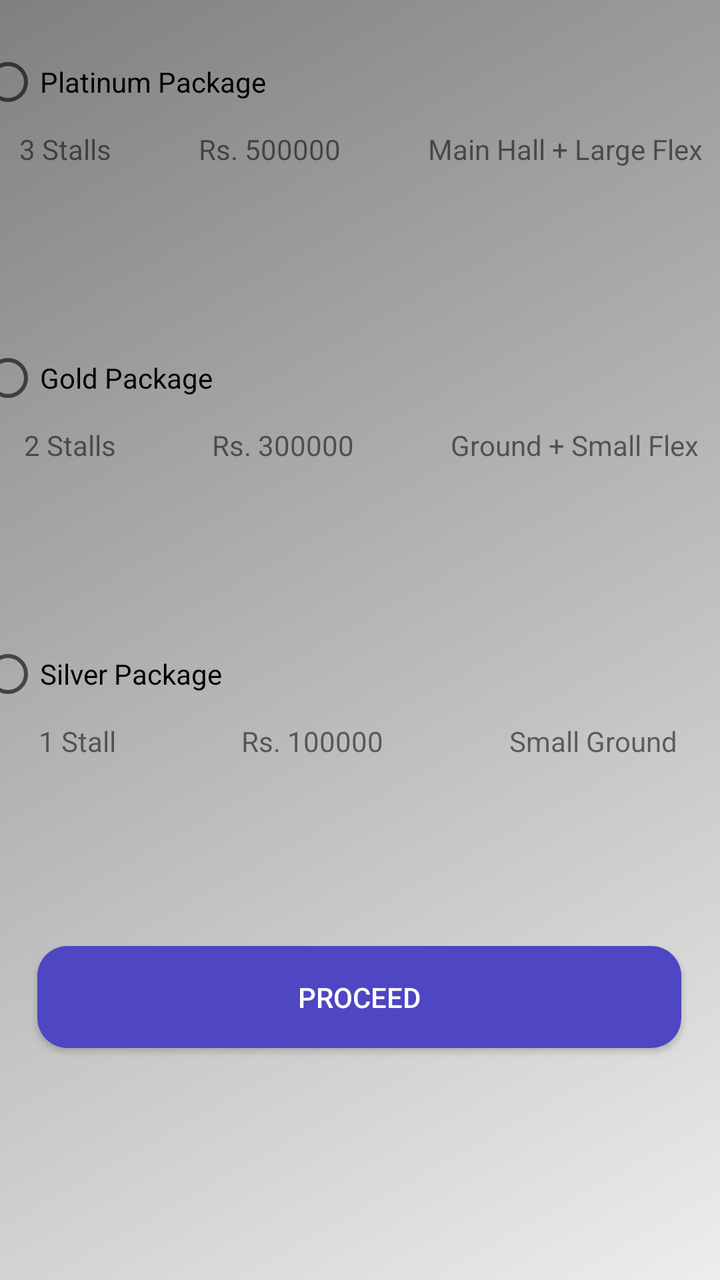
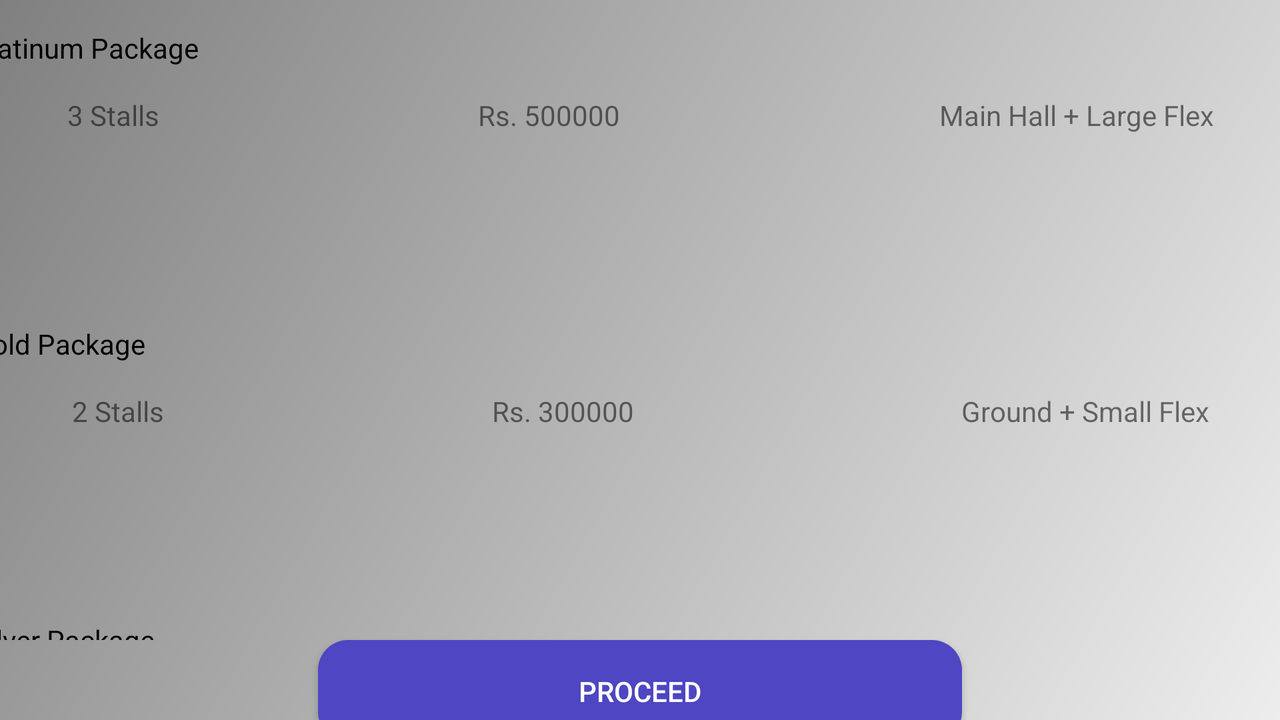

An Android layout and its configuration variant, each rendered on a device that would load it. The default file and the variant file are quoted in full after the pictures.
<!-- AndroidManifest.xml: application theme Theme.Softec -->
<!-- res/layout/activity_sponsorship_package.xml -->
<?xml version="1.0" encoding="utf-8"?>
<androidx.constraintlayout.widget.ConstraintLayout xmlns:android="http://schemas.android.com/apk/res/android"
    xmlns:app="http://schemas.android.com/apk/res-auto"
    xmlns:tools="http://schemas.android.com/tools"
    xmlns:ads="http://schemas.android.com/apk/res-auto"
    android:layout_width="match_parent"
    android:layout_height="match_parent"
    android:background="@drawable/app_gradient"
    tools:context=".sponsorship_package">


    <RadioGroup
        android:layout_width="385dp"
        android:layout_height="450dp"
        android:layout_marginTop="16dp"
        app:layout_constraintBottom_toTopOf="@+id/btnproc"
        app:layout_constraintEnd_toEndOf="parent"
        app:layout_constraintStart_toStartOf="parent"
        app:layout_constraintTop_toTopOf="parent"
        app:layout_constraintVertical_bias="0.121">

        <RadioButton
            android:id="@+id/option1"
            android:layout_width="match_parent"
            android:layout_height="wrap_content"
            android:text="Platinum Package" />

        <LinearLayout
            android:layout_width="match_parent"
            android:layout_height="100dp"
            android:orientation="horizontal">

            <TextView
                android:id="@+id/textView4"
                android:layout_width="wrap_content"
                android:layout_height="match_parent"
                android:layout_weight="1"
                android:text="3 Stalls"
                android:textAlignment="center" />

            <TextView
                android:id="@+id/textView5"
                android:layout_width="wrap_content"
                android:layout_height="match_parent"
                android:layout_weight="1"
                android:text="Rs. 500000"
                android:textAlignment="center" />

            <TextView
                android:id="@+id/textView6"
                android:layout_width="wrap_content"
                android:layout_height="match_parent"
                android:layout_weight="1"
                android:text="Main Hall + Large Flex"
                android:textAlignment="center" />
        </LinearLayout>

        <RadioButton
            android:id="@+id/option2"
            android:layout_width="match_parent"
            android:layout_height="wrap_content"
            android:text="Gold Package" />

        <LinearLayout
            android:layout_width="match_parent"
            android:layout_height="100dp"
            android:orientation="horizontal">

            <TextView
                android:id="@+id/textView7"
                android:layout_width="wrap_content"
                android:layout_height="match_parent"
                android:layout_weight="1"
                android:text="2 Stalls"
                android:textAlignment="center" />

            <TextView
                android:id="@+id/textView8"
                android:layout_width="wrap_content"
                android:layout_height="match_parent"
                android:layout_weight="1"
                android:text="Rs. 300000"
                android:textAlignment="center" />

            <TextView
                android:id="@+id/textView9"
                android:layout_width="wrap_content"
                android:layout_height="match_parent"
                android:layout_weight="1"
                android:text="Ground + Small Flex"
                android:textAlignment="center" />
        </LinearLayout>

        <RadioButton
            android:id="@+id/option3"
            android:layout_width="match_parent"
            android:layout_height="wrap_content"
            android:text="Silver Package" />

        <LinearLayout
            android:layout_width="match_parent"
            android:layout_height="100dp"
            android:orientation="horizontal">

            <TextView
                android:id="@+id/textView10"
                android:layout_width="wrap_content"
                android:layout_height="match_parent"
                android:layout_weight="1"
                android:text="1 Stall"
                android:textAlignment="center" />

            <TextView
                android:id="@+id/textView12"
                android:layout_width="wrap_content"
                android:layout_height="match_parent"
                android:layout_weight="1"
                android:text="Rs. 100000"
                android:textAlignment="center" />

            <TextView
                android:id="@+id/textView11"
                android:layout_width="wrap_content"
                android:layout_height="match_parent"
                android:layout_weight="1"
                android:text="Small Ground "
                android:textAlignment="center" />

        </LinearLayout>
    </RadioGroup>

    <Button
        android:id="@+id/btnproc"
        style="@style/Widget.AppCompat.Button.Colored"
        android:layout_width="322dp"
        android:layout_height="51dp"
        android:layout_marginBottom="116dp"
        android:background="@drawable/buttonround"
        android:text="Proceed"
        android:textAlignment="center"
        android:textColor="#fff"
        android:textStyle="normal"
        app:layout_constraintBottom_toBottomOf="parent"
        app:layout_constraintEnd_toEndOf="parent"
        app:layout_constraintHorizontal_bias="0.494"
        app:layout_constraintStart_toStartOf="parent" />

</androidx.constraintlayout.widget.ConstraintLayout>
<!-- resources referenced by this layout -->
<resources>
  <!-- drawable app_gradient (drawable) -->
  <?xml version="1.0" encoding="utf-8"?>
  <shape xmlns:android="http://schemas.android.com/apk/res/android">
  
      <gradient
          android:startColor="#EDEDED"
          android:endColor="#808080"
          android:angle="135"
          android:gradientRadius="@dimen/cardview_compat_inset_shadow"
          />
  </shape>
  <!-- drawable buttonround (drawable) -->
  <?xml version="1.0" encoding="utf-8"?>
  <shape xmlns:android="http://schemas.android.com/apk/res/android"
      android:shape="rectangle"
      android:padding="10dp">
      <solid android:color="#4E46C2" />
      <corners
          android:bottomRightRadius="15dp"
          android:bottomLeftRadius="15dp"
          android:topLeftRadius="15dp"
          android:topRightRadius="15dp" />
  </shape>
  <style name="Theme.Softec" parent="Theme.MaterialComponents.DayNight.DarkActionBar">
          
          <item name="colorPrimary">@color/purple_500</item>
          <item name="colorPrimaryVariant">@color/purple_700</item>
          <item name="colorOnPrimary">@color/white</item>
          
          <item name="colorSecondary">@color/teal_200</item>
          <item name="colorSecondaryVariant">@color/teal_700</item>
          <item name="colorOnSecondary">@color/black</item>
          
          <item name="android:statusBarColor" tools:targetApi="l">?attr/colorPrimaryVariant</item>
          
      </style>
</resources>
<!-- res/layout-land/activity_sponsorship_package.xml (the author's variant of the layout above) -->
<!-- drawn on the phone turned sideways -->
<?xml version="1.0" encoding="utf-8"?>
<androidx.constraintlayout.widget.ConstraintLayout xmlns:android="http://schemas.android.com/apk/res/android"
    xmlns:app="http://schemas.android.com/apk/res-auto"
    xmlns:tools="http://schemas.android.com/tools"
    xmlns:ads="http://schemas.android.com/apk/res-auto"
    android:layout_width="match_parent"
    android:layout_height="match_parent"
    android:background="@drawable/app_gradient"
    tools:context=".sponsorship_package">


    <Button
        android:id="@+id/btnproc"
        style="@style/Widget.AppCompat.Button.Colored"
        android:layout_width="322dp"
        android:layout_height="51dp"
        android:background="@drawable/buttonround"
        android:text="Proceed"
        android:textAlignment="center"
        android:textColor="#fff"
        android:textStyle="normal"
        app:layout_constraintEnd_toEndOf="parent"
        app:layout_constraintStart_toStartOf="parent"
        app:layout_constraintTop_toBottomOf="@+id/scrollView2" />

    <ScrollView
        android:id="@+id/scrollView2"
        android:layout_width="732dp"
        android:layout_height="320dp"
        app:layout_constraintEnd_toEndOf="parent"
        app:layout_constraintStart_toStartOf="parent"
        app:layout_constraintTop_toTopOf="parent">

        <RadioGroup
            android:layout_width="match_parent"
            android:layout_height="wrap_content">

            <RadioButton
                android:id="@+id/option1"
                android:layout_width="match_parent"
                android:layout_height="wrap_content"
                android:text="Platinum Package" />

            <LinearLayout
                android:layout_width="match_parent"
                android:layout_height="100dp"
                android:orientation="horizontal">

                <TextView
                    android:id="@+id/textView4"
                    android:layout_width="wrap_content"
                    android:layout_height="match_parent"
                    android:layout_weight="1"
                    android:text="3 Stalls"
                    android:textAlignment="center" />

                <TextView
                    android:id="@+id/textView5"
                    android:layout_width="wrap_content"
                    android:layout_height="match_parent"
                    android:layout_weight="1"
                    android:text="Rs. 500000"
                    android:textAlignment="center" />

                <TextView
                    android:id="@+id/textView6"
                    android:layout_width="wrap_content"
                    android:layout_height="match_parent"
                    android:layout_weight="1"
                    android:text="Main Hall + Large Flex"
                    android:textAlignment="center" />
            </LinearLayout>

            <RadioButton
                android:id="@+id/option2"
                android:layout_width="match_parent"
                android:layout_height="wrap_content"
                android:text="Gold Package" />

            <LinearLayout
                android:layout_width="match_parent"
                android:layout_height="100dp"
                android:orientation="horizontal">

                <TextView
                    android:id="@+id/textView7"
                    android:layout_width="wrap_content"
                    android:layout_height="match_parent"
                    android:layout_weight="1"
                    android:text="2 Stalls"
                    android:textAlignment="center" />

                <TextView
                    android:id="@+id/textView8"
                    android:layout_width="wrap_content"
                    android:layout_height="match_parent"
                    android:layout_weight="1"
                    android:text="Rs. 300000"
                    android:textAlignment="center" />

                <TextView
                    android:id="@+id/textView9"
                    android:layout_width="wrap_content"
                    android:layout_height="match_parent"
                    android:layout_weight="1"
                    android:text="Ground + Small Flex"
                    android:textAlignment="center" />
            </LinearLayout>

            <RadioButton
                android:id="@+id/option3"
                android:layout_width="match_parent"
                android:layout_height="wrap_content"
                android:text="Silver Package" />

            <LinearLayout
                android:layout_width="match_parent"
                android:layout_height="100dp"
                android:orientation="horizontal">

                <TextView
                    android:id="@+id/textView10"
                    android:layout_width="wrap_content"
                    android:layout_height="match_parent"
                    android:layout_weight="1"
                    android:text="1 Stall"
                    android:textAlignment="center" />

                <TextView
                    android:id="@+id/textView12"
                    android:layout_width="wrap_content"
                    android:layout_height="match_parent"
                    android:layout_weight="1"
                    android:text="Rs. 100000"
                    android:textAlignment="center" />

                <TextView
                    android:id="@+id/textView11"
                    android:layout_width="wrap_content"
                    android:layout_height="match_parent"
                    android:layout_weight="1"
                    android:text="Small Ground "
                    android:textAlignment="center" />

            </LinearLayout>

        </RadioGroup>
    </ScrollView>

</androidx.constraintlayout.widget.ConstraintLayout>
